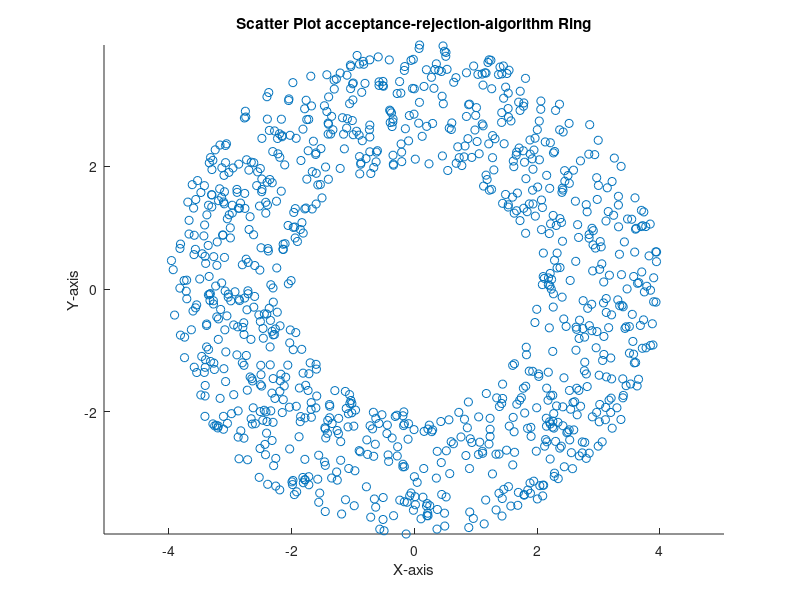
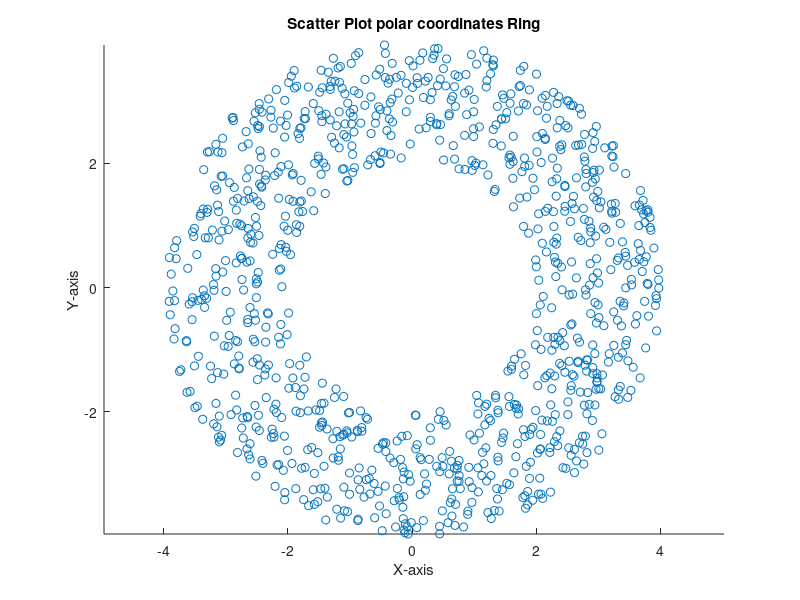

These figures' MATLAB source, in order:
% (b) uniform ring

Monte = 10^3;                                                               % number of samples

% acceptance-rejection-algorithm via uniform distribution on a square area

R=4; 
r=2;                                                                        % set parameters
x_values = zeros(1,Monte);                                                  % initialize values
y_values = zeros(1,Monte);
i = 1;                                                                      % loop index

while i <= Monte
    x = 8*rand()-4;                                                         % generate random variable x on square area
    y = 8*rand-4;                                                           % generate random variable y on square area
    if norm([x,y]) <= R && norm([x,y]) >= r                                 % accept if euclidean norm is between r and R
        x_values(i) = x;
        y_values(i) = y;
        i = i+1;                                                            % increase loop index i to make sure that the number of generated dots is "Monte"
    end                                                                 
end

figure;
scatter(x_values, y_values)                                                 % generate scatter plot of results
xlabel('X-axis');
ylabel('Y-axis');
title('Scatter Plot acceptance-rejection-algorithm Ring');
axis equal;                                                                 % equal aspect ratio


% algorithm via polar coordinates without rejection

x_values_2 = zeros(1,Monte);                                             % initialize values
y_values_2 = zeros(1,Monte);

for i = 1:Monte
    radius = sqrt(rand * (R^2 - r^2) + r^2);                                % generate random radii uniformly distributed between the inner raidus r and outer radius R
    phi = 2*pi*rand;                                                        % generate random angles uniformly distributed between 0 and 2*pi
    x = radius*cos(phi);                                                    % transform polar coordinates to Cartesian coordinates
    y = radius*sin(phi);
    x_values_2(i) = x;
    y_values_2(i) = y;
end

figure;
scatter(x_values_2, y_values_2)                                        % generate scatter plot of results
xlabel('X-axis');
ylabel('Y-axis');
title('Scatter Plot polar coordinates Ring');
axis equal;                                                                 % equal aspect ratio
